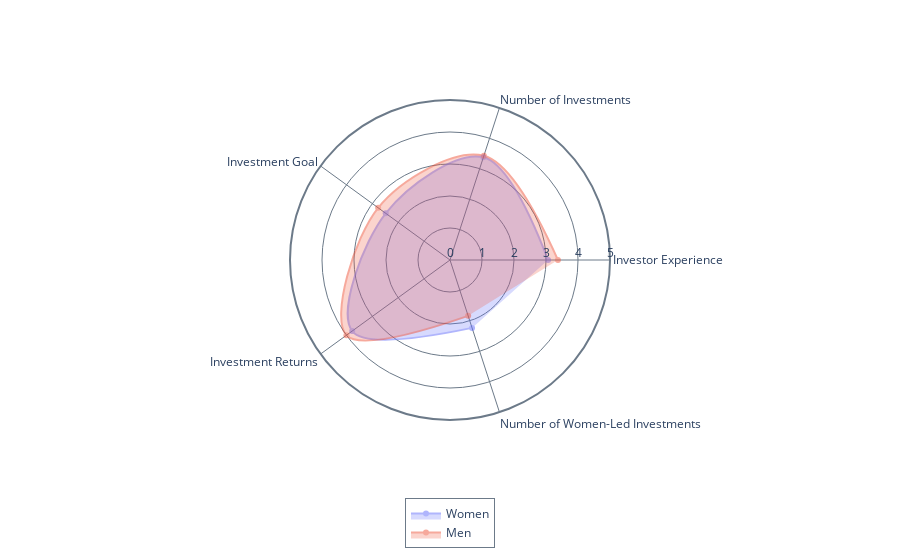

Here is the notebook cell this chart was saved with:
### Code cell
# Variable means by gender - Business angel & crowdfunding investors

df=df_load.copy()

group_label='gender_male'

columns=[]
for col in COLS:
    if (col in ORDINAL_COLS) & (not col in MUL_COLS) & (not col in GENDER_COLS) & (not col in BA_ONLY_COLS) & (not col in CI_ONLY_COLS) & (not col in DIFF_COLS):
        columns.append(col)

columns.append('women_led_inv')

stat_func='mean' 

traces=[
  [1, 'Women'],
  [2, 'Men'],
]

value_range=[0,5]

print('Variable means by gender - Business angel & crowdfunding investors')
radar(df, group_label, columns, stat_func, traces, value_range)

### Figure 1 — Plotly figure (JSON) as saved in the notebook; plotly's stock layout.template omitted (floating-point values rounded to 4 significant figures)
{"data": [{"fill": "toself", "line": {"shape": "spline"}, "name": "Women", "opacity": 0.5, "r": [3.065, 3.375, 2.484, 3.778, 2.231], "theta": ["Investor Experience", "Number of Investments", "Investment Goal", "Investment Returns", "Number of Women-Led Investments"], "type": "scatterpolar"}, {"fill": "toself", "line": {"shape": "spline"}, "name": "Men", "opacity": 0.5, "r": [3.372, 3.424, 2.775, 4.0, 1.836], "theta": ["Investor Experience", "Number of Investments", "Investment Goal", "Investment Returns", "Number of Women-Led Investments"], "type": "scatterpolar"}], "layout": {"legend": {"bordercolor": "rgba(108, 122, 137,1)", "borderwidth": 1, "x": 0.5, "xanchor": "center", "y": -0.4, "yanchor": "bottom"}, "polar": {"angularaxis": {"gridcolor": "rgba(108, 122, 137,1)", "linecolor": "rgba(108, 122, 137,1)", "linewidth": 2, "showline": true}, "bgcolor": "rgba(0, 0, 0, 0)", "radialaxis": {"dtick": 1, "gridcolor": "rgba(108, 122, 137,1)", "gridwidth": 1, "linewidth": 1, "range": [0, 5], "showline": false, "side": "counterclockwise"}}}}
